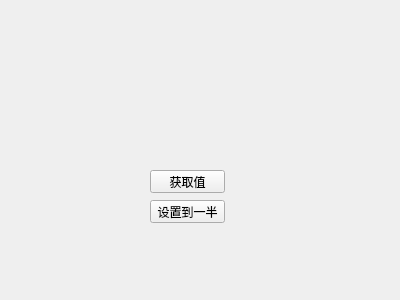
<?xml version="1.0" encoding="UTF-8"?>
<ui version="4.0">
 <class>Widget</class>
 <widget class="QWidget" name="Widget">
  <property name="geometry">
   <rect>
    <x>0</x>
    <y>0</y>
    <width>400</width>
    <height>300</height>
   </rect>
  </property>
  <property name="windowTitle">
   <string>Widget</string>
  </property>
  <widget class="SmallWidget" name="widget" native="true">
   <property name="geometry">
    <rect>
     <x>60</x>
     <y>70</y>
     <width>271</width>
     <height>80</height>
    </rect>
   </property>
  </widget>
  <widget class="QPushButton" name="btnGet">
   <property name="geometry">
    <rect>
     <x>150</x>
     <y>170</y>
     <width>75</width>
     <height>23</height>
    </rect>
   </property>
   <property name="text">
    <string>获取值</string>
   </property>
  </widget>
  <widget class="QPushButton" name="btnSet">
   <property name="geometry">
    <rect>
     <x>150</x>
     <y>200</y>
     <width>75</width>
     <height>23</height>
    </rect>
   </property>
   <property name="text">
    <string>设置到一半</string>
   </property>
  </widget>
 </widget>
 <layoutdefault spacing="6" margin="11"/>
 <customwidgets>
  <customwidget>
   <class>SmallWidget</class>
   <extends>QWidget</extends>
   <header location="global">smallwidget.h</header>
   <container>1</container>
  </customwidget>
 </customwidgets>
 <resources/>
 <connections/>
</ui>
